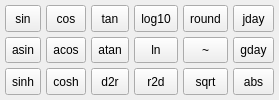
        <widget class="QFrame" name="groupMathFunc">
         <property name="sizePolicy">
          <sizepolicy hsizetype="Expanding" vsizetype="Expanding">
           <horstretch>0</horstretch>
           <verstretch>0</verstretch>
          </sizepolicy>
         </property>
         <property name="font">
          <font>
           <weight>50</weight>
           <bold>false</bold>
          </font>
         </property>
         <property name="toolTip">
          <string>&lt;html&gt;&lt;head/&gt;&lt;body&gt;&lt;p&gt;[ Math Fn ]&lt;/p&gt;&lt;/body&gt;&lt;/html&gt;</string>
         </property>
         <layout class="QGridLayout" name="gridLayout_5">
          <property name="leftMargin">
           <number>5</number>
          </property>
          <property name="topMargin">
           <number>5</number>
          </property>
          <property name="rightMargin">
           <number>5</number>
          </property>
          <property name="bottomMargin">
           <number>5</number>
          </property>
          <property name="spacing">
           <number>5</number>
          </property>
          <item row="0" column="0">
           <layout class="QGridLayout" name="gridLayout_4">
            <item row="0" column="3">
             <widget class="QToolButton" name="btnLog">
              <property name="sizePolicy">
               <sizepolicy hsizetype="Expanding" vsizetype="Expanding">
                <horstretch>0</horstretch>
                <verstretch>0</verstretch>
               </sizepolicy>
              </property>
              <property name="font">
               <font>
                <weight>50</weight>
                <bold>false</bold>
               </font>
              </property>
              <property name="focusPolicy">
               <enum>Qt::NoFocus</enum>
              </property>
              <property name="text">
               <string>log10</string>
              </property>
             </widget>
            </item>
            <item row="0" column="1">
             <widget class="QToolButton" name="btnCos">
              <property name="sizePolicy">
               <sizepolicy hsizetype="Expanding" vsizetype="Expanding">
                <horstretch>0</horstretch>
                <verstretch>0</verstretch>
               </sizepolicy>
              </property>
              <property name="font">
               <font>
                <weight>50</weight>
                <bold>false</bold>
               </font>
              </property>
              <property name="focusPolicy">
               <enum>Qt::NoFocus</enum>
              </property>
              <property name="text">
               <string>cos</string>
              </property>
             </widget>
            </item>
            <item row="0" column="0">
             <widget class="QToolButton" name="btnSin">
              <property name="sizePolicy">
               <sizepolicy hsizetype="Expanding" vsizetype="Expanding">
                <horstretch>0</horstretch>
                <verstretch>0</verstretch>
               </sizepolicy>
              </property>
              <property name="font">
               <font>
                <weight>50</weight>
                <bold>false</bold>
               </font>
              </property>
              <property name="focusPolicy">
               <enum>Qt::NoFocus</enum>
              </property>
              <property name="text">
               <string>sin</string>
              </property>
             </widget>
            </item>
            <item row="1" column="0">
             <widget class="QToolButton" name="btnAsin">
              <property name="sizePolicy">
               <sizepolicy hsizetype="Expanding" vsizetype="Expanding">
                <horstretch>0</horstretch>
                <verstretch>0</verstretch>
               </sizepolicy>
              </property>
              <property name="font">
               <font>
                <weight>50</weight>
                <bold>false</bold>
               </font>
              </property>
              <property name="focusPolicy">
               <enum>Qt::NoFocus</enum>
              </property>
              <property name="text">
               <string>asin</string>
              </property>
             </widget>
            </item>
            <item row="1" column="1">
             <widget class="QToolButton" name="btnAcos">
              <property name="sizePolicy">
               <sizepolicy hsizetype="Expanding" vsizetype="Expanding">
                <horstretch>0</horstretch>
                <verstretch>0</verstretch>
               </sizepolicy>
              </property>
              <property name="font">
               <font>
                <weight>50</weight>
                <bold>false</bold>
               </font>
              </property>
              <property name="focusPolicy">
               <enum>Qt::NoFocus</enum>
              </property>
              <property name="text">
               <string>acos</string>
              </property>
             </widget>
            </item>
            <item row="0" column="2">
             <widget class="QToolButton" name="btnTan">
              <property name="sizePolicy">
               <sizepolicy hsizetype="Expanding" vsizetype="Expanding">
                <horstretch>0</horstretch>
                <verstretch>0</verstretch>
               </sizepolicy>
              </property>
              <property name="font">
               <font>
                <weight>50</weight>
                <bold>false</bold>
               </font>
              </property>
              <property name="focusPolicy">
               <enum>Qt::NoFocus</enum>
              </property>
              <property name="text">
               <string>tan</string>
              </property>
             </widget>
            </item>
            <item row="2" column="0">
             <widget class="QToolButton" name="btnSinh">
              <property name="sizePolicy">
               <sizepolicy hsizetype="Expanding" vsizetype="Expanding">
                <horstretch>0</horstretch>
                <verstretch>0</verstretch>
               </sizepolicy>
              </property>
              <property name="font">
               <font>
                <weight>50</weight>
                <bold>false</bold>
               </font>
              </property>
              <property name="focusPolicy">
               <enum>Qt::NoFocus</enum>
              </property>
              <property name="text">
               <string>sinh</string>
              </property>
             </widget>
            </item>
            <item row="2" column="5">
             <widget class="QToolButton" name="btnAbs">
              <property name="sizePolicy">
               <sizepolicy hsizetype="Expanding" vsizetype="Expanding">
                <horstretch>0</horstretch>
                <verstretch>0</verstretch>
               </sizepolicy>
              </property>
              <property name="font">
               <font>
                <weight>50</weight>
                <bold>false</bold>
               </font>
              </property>
              <property name="focusPolicy">
               <enum>Qt::NoFocus</enum>
              </property>
              <property name="text">
               <string>abs</string>
              </property>
             </widget>
            </item>
            <item row="2" column="3">
             <widget class="QToolButton" name="btnR2d">
              <property name="sizePolicy">
               <sizepolicy hsizetype="Expanding" vsizetype="Expanding">
                <horstretch>0</horstretch>
                <verstretch>0</verstretch>
               </sizepolicy>
              </property>
              <property name="font">
               <font>
                <weight>50</weight>
                <bold>false</bold>
               </font>
              </property>
              <property name="focusPolicy">
               <enum>Qt::NoFocus</enum>
              </property>
              <property name="text">
               <string>r2d</string>
              </property>
             </widget>
            </item>
            <item row="2" column="1">
             <widget class="QToolButton" name="btnCosh">
              <property name="sizePolicy">
               <sizepolicy hsizetype="Expanding" vsizetype="Expanding">
                <horstretch>0</horstretch>
                <verstretch>0</verstretch>
               </sizepolicy>
              </property>
              <property name="font">
               <font>
                <weight>50</weight>
                <bold>false</bold>
               </font>
              </property>
              <property name="focusPolicy">
               <enum>Qt::NoFocus</enum>
              </property>
              <property name="text">
               <string>cosh</string>
              </property>
             </widget>
            </item>
            <item row="1" column="2">
             <widget class="QToolButton" name="btnAtan">
              <property name="sizePolicy">
               <sizepolicy hsizetype="Expanding" vsizetype="Expanding">
                <horstretch>0</horstretch>
                <verstretch>0</verstretch>
               </sizepolicy>
              </property>
              <property name="font">
               <font>
                <weight>50</weight>
                <bold>false</bold>
               </font>
              </property>
              <property name="focusPolicy">
               <enum>Qt::NoFocus</enum>
              </property>
              <property name="text">
               <string>atan</string>
              </property>
             </widget>
            </item>
            <item row="0" column="5">
             <widget class="QToolButton" name="btnJday">
              <property name="sizePolicy">
               <sizepolicy hsizetype="Expanding" vsizetype="Expanding">
                <horstretch>0</horstretch>
                <verstretch>0</verstretch>
               </sizepolicy>
              </property>
              <property name="font">
               <font>
                <weight>50</weight>
                <bold>false</bold>
               </font>
              </property>
              <property name="focusPolicy">
               <enum>Qt::NoFocus</enum>
              </property>
              <property name="text">
               <string>jday</string>
              </property>
             </widget>
            </item>
            <item row="2" column="4">
             <widget class="QToolButton" name="btnSqrt">
              <property name="sizePolicy">
               <sizepolicy hsizetype="Expanding" vsizetype="Expanding">
                <horstretch>0</horstretch>
                <verstretch>0</verstretch>
               </sizepolicy>
              </property>
              <property name="font">
               <font>
                <weight>50</weight>
                <bold>false</bold>
               </font>
              </property>
              <property name="focusPolicy">
               <enum>Qt::NoFocus</enum>
              </property>
              <property name="text">
               <string>sqrt</string>
              </property>
             </widget>
            </item>
            <item row="1" column="5">
             <widget class="QToolButton" name="btnGday">
              <property name="sizePolicy">
               <sizepolicy hsizetype="Expanding" vsizetype="Expanding">
                <horstretch>0</horstretch>
                <verstretch>0</verstretch>
               </sizepolicy>
              </property>
              <property name="font">
               <font>
                <weight>50</weight>
                <bold>false</bold>
               </font>
              </property>
              <property name="focusPolicy">
               <enum>Qt::NoFocus</enum>
              </property>
              <property name="text">
               <string>gday</string>
              </property>
             </widget>
            </item>
            <item row="2" column="2">
             <widget class="QToolButton" name="btnD2r">
              <property name="sizePolicy">
               <sizepolicy hsizetype="Expanding" vsizetype="Expanding">
                <horstretch>0</horstretch>
                <verstretch>0</verstretch>
               </sizepolicy>
              </property>
              <property name="font">
               <font>
                <weight>50</weight>
                <bold>false</bold>
               </font>
              </property>
              <property name="focusPolicy">
               <enum>Qt::NoFocus</enum>
              </property>
              <property name="text">
               <string>d2r</string>
              </property>
             </widget>
            </item>
            <item row="1" column="4">
             <widget class="QToolButton" name="btnNround">
              <property name="sizePolicy">
               <sizepolicy hsizetype="Expanding" vsizetype="Expanding">
                <horstretch>0</horstretch>
                <verstretch>0</verstretch>
               </sizepolicy>
              </property>
              <property name="font">
               <font>
                <weight>50</weight>
                <bold>false</bold>
               </font>
              </property>
              <property name="focusPolicy">
               <enum>Qt::NoFocus</enum>
              </property>
              <property name="text">
               <string>~</string>
              </property>
             </widget>
            </item>
            <item row="1" column="3">
             <widget class="QToolButton" name="btnLn">
              <property name="sizePolicy">
               <sizepolicy hsizetype="Expanding" vsizetype="Expanding">
                <horstretch>0</horstretch>
                <verstretch>0</verstretch>
               </sizepolicy>
              </property>
              <property name="font">
               <font>
                <weight>50</weight>
                <bold>false</bold>
               </font>
              </property>
              <property name="focusPolicy">
               <enum>Qt::NoFocus</enum>
              </property>
              <property name="text">
               <string>ln</string>
              </property>
             </widget>
            </item>
            <item row="0" column="4">
             <widget class="QToolButton" name="btnRound">
              <property name="sizePolicy">
               <sizepolicy hsizetype="Expanding" vsizetype="Expanding">
                <horstretch>0</horstretch>
                <verstretch>0</verstretch>
               </sizepolicy>
              </property>
              <property name="font">
               <font>
                <weight>50</weight>
                <bold>false</bold>
               </font>
              </property>
              <property name="focusPolicy">
               <enum>Qt::NoFocus</enum>
              </property>
              <property name="text">
               <string>round</string>
              </property>
             </widget>
            </item>
           </layout>
          </item>
         </layout>
        </widget>
